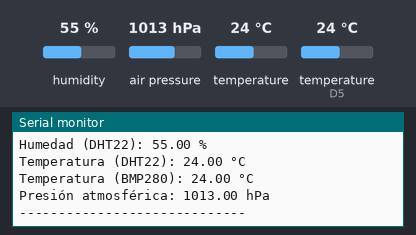
The sketch below on a simulated ESP8266 (NodeMCU). Shown: the last lines printed to the serial monitor. The inputs (shaded band) are chosen by the test bench; at power-on: humidity 55 %, air pressure 1013 hPa, temperature 24 °C, temperature (sensor on D5) 24 °C.

Above: at 2.2 s.
2.3 s: humidity set to 22 %
6.3 s: air pressure set to 952 hPa
At 7.9 s:
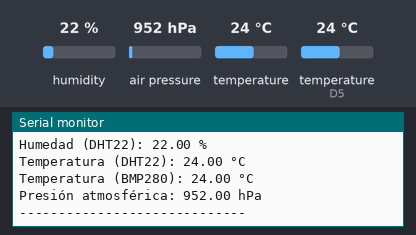
10.3 s: temperature (sensor 0) set to 12 °C
At 11.0 s:
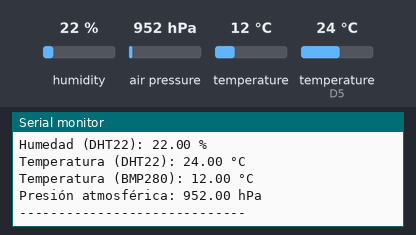
14.3 s: temperature (sensor on D5) set to 12 °C
18.3 s: humidity set to 40 %
26.2 s: air pressure set to 975 hPa
At 27.3 s:
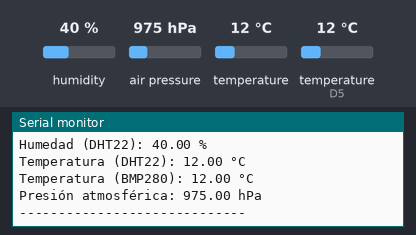
Timing chart, 0 to 29.2 s (numbered marks = the images above; inputs shaded):
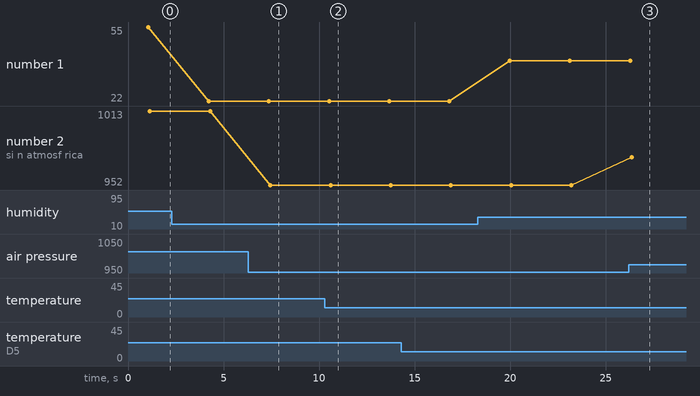

The sketch:

Test-Sensores-Impresion.ino.ino
```cpp
#include <Wire.h>
#include <Adafruit_BMP280.h>
#include <DHT.h>

#define DHTPIN D5
#define DHTTYPE DHT22
#define SDA_PIN D3
#define SCL_PIN D2

DHT dht(DHTPIN, DHTTYPE);
Adafruit_BMP280 bmp;

void setup() {
  Serial.begin(9600);
  delay(1000);
  Serial.println(F("Iniciando sensores..."));

  Wire.begin(SDA_PIN, SCL_PIN);
  dht.begin();

  if (!bmp.begin(0x76)) {
    Serial.println(F("No se pudo encontrar el BMP280, revisalo!!"));
  } else {
    Serial.println(F("BMP280 inicializado correctamente."));
  }
}

void loop() {
  Serial.println("-----------------------------");
  Serial.println("Leyendo sensores...");

  float h = dht.readHumidity();
  float t_dht = dht.readTemperature();

  if (isnan(h) || isnan(t_dht)) {
    Serial.println("Error al leer del sensor DHT22, revisalo!!");
  } else {
    Serial.print("Humedad (DHT22): ");
    Serial.print(h);
    Serial.println(" %");

    Serial.print("Temperatura (DHT22): ");
    Serial.print(t_dht);
    Serial.println(" °C");
  }

  if (bmp.begin(0x76)) {
    float t_bmp = bmp.readTemperature();
    float p = bmp.readPressure() / 100.0F;

    Serial.print("Temperatura (BMP280): ");
    Serial.print(t_bmp);
    Serial.println(" °C");

    Serial.print("Presión atmosférica: ");
    Serial.print(p);
    Serial.println(" hPa");
  }

 //Sensar cada 3000 ms, wachin.
  Serial.println("-----------------------------");
  delay(3000);
}
```

Measured:
- after the input at 6.3 s, the serial monitor: prints a new line after 1.1 s (image 1)
- after the input at 10.3 s, the serial monitor: prints a new line after 0.27 s (image 2)
- after the input at 26.2 s, the serial monitor: prints a new line after 0.15 s (image 3)
- plotted number 1: 22 → 40 after the input at 18.3 s
- plotted number 2: 1013 → 952 after the input at 6.3 s, 952 → 975 after the input at 26.2 s
